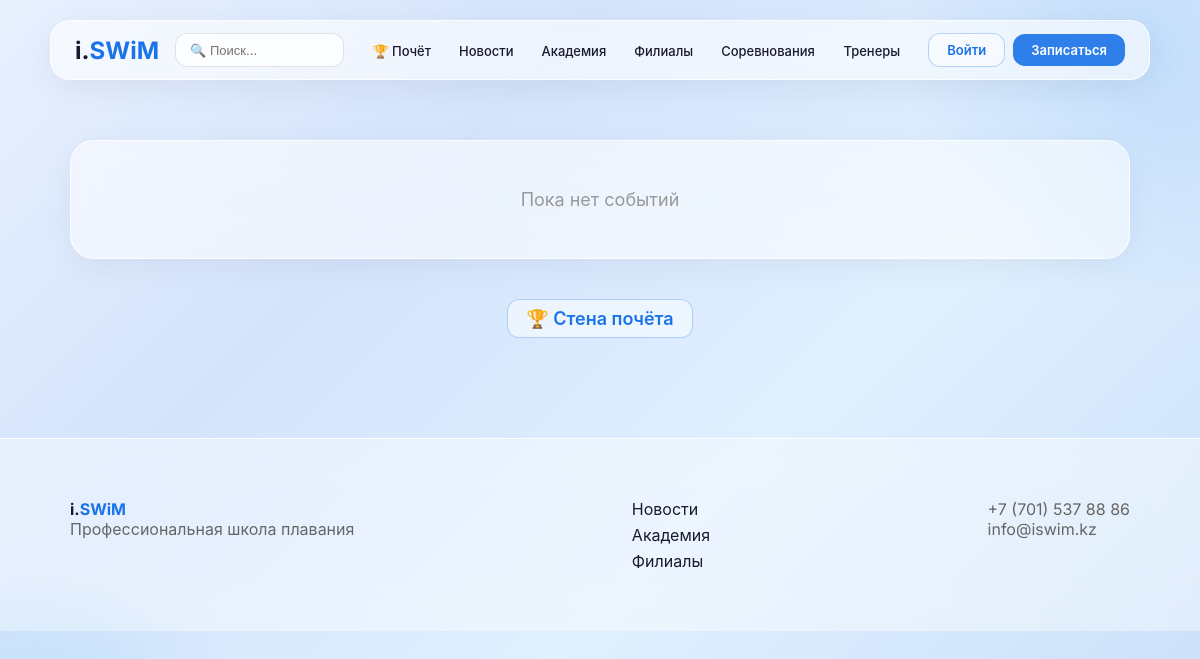
The app's page /, older data.
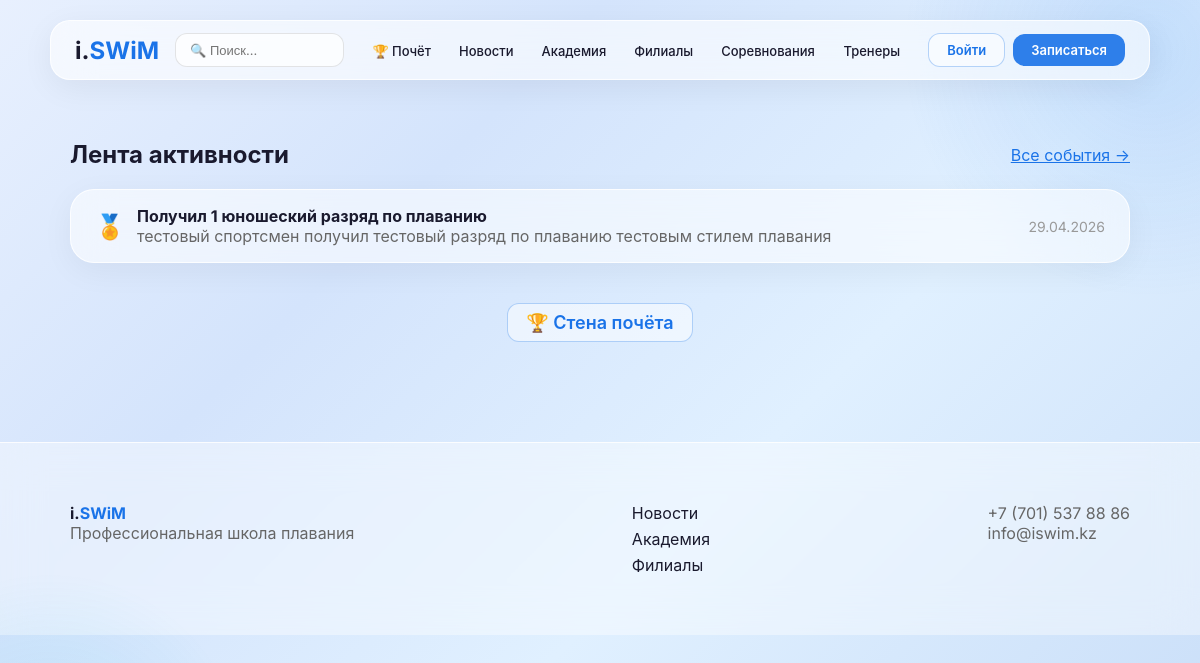
The same page, newer data.
### activity/models.py (models this page shows, shortened)
class Activity(models.Model):
    ACTIVITY_TYPES = [
        ('achievement', 'Достижение'),
        ('competition', 'Соревнование'),
        ('record', 'Рекорд'),
        ('photo', 'Фото'),
        ('other', 'Другое'),
    ]
    user = models.ForeignKey(User, on_delete=models.CASCADE, related_name='activities', verbose_name='Пользователь')
    activity_type = models.CharField(max_length=20, choices=ACTIVITY_TYPES, verbose_name='Тип')
    title = models.CharField(max_length=300, verbose_name='Заголовок')
    description = models.TextField(blank=True, verbose_name='Описание')
    link = models.CharField(max_length=500, blank=True, verbose_name='Ссылка')
    created_at = models.DateTimeField(auto_now_add=True, verbose_name='Создано')
    class Meta:
        verbose_name = 'Активность'
        verbose_name_plural = 'Активности'
        ordering = ['-created_at']

### core/views.py (the view)
# urls.py: path('', index, name='home'),
def index(request):
    activities = Activity.objects.all()[:5]
    return render(request, 'core/index.html', {'activities': activities})

### core/templates/core/index.html
{% extends 'core/base.html' %}
{% block content %}
<div class="container" style="margin-top:40px;">
    {% if activities %}
    <div>
        <div style="display:flex;justify-content:space-between;align-items:center;margin-bottom:20px;">
            <h2 style="font-weight:700;">Лента активности</h2>
            <a href="{% url 'activity_list' %}" style="color:#1a73e8;">Все события →</a>
        </div>
        {% for activity in activities %}
            <div class="glass-card" style="margin-bottom:8px;padding:16px 24px;display:flex;align-items:center;gap:12px;">
                <span style="font-size:24px;">
                    {% if activity.activity_type == 'achievement' %}🏅
                    {% elif activity.activity_type == 'record' %}⭐
                    {% elif activity.activity_type == 'competition' %}🏊
                    {% elif activity.activity_type == 'photo' %}📸
                    {% else %}📣{% endif %}
                </span>
                <div style="flex:1;">
                    <strong>{{ activity.title }}</strong>
                    {% if activity.description %}<p style="color:#666;margin:0;">{{ activity.description }}</p>{% endif %}
                </div>
                <span style="color:#999;font-size:14px;">{{ activity.created_at|date:"d.m.Y" }}</span>
            </div>
        {% endfor %}
    </div>
    {% else %}
    <div class="glass-card" style="text-align:center;padding:48px;">
        <p style="color:#999;font-size:18px;">Пока нет событий</p>
    </div>
    {% endif %}
    <div style="margin-top:40px;text-align:center;">
        <a href="{% url 'wall_of_fame' %}" class="btn-glass-outline" style="font-size:18px;">🏆 Стена почёта</a>
    </div>
</div>
{% endblock %}

Row changes from the older to the newer data that the page shows:
added Activity: title "Получил 1 юношеский разряд по плаванию", description "тестовый спортсмен получил тестовый разряд по плаванию тестовым стилем плавания", created_at "29.04.2026"
Text that changed along with them:
text no longer shown: "Пока нет событий"
text now shown: "Лента активности Все события →"
